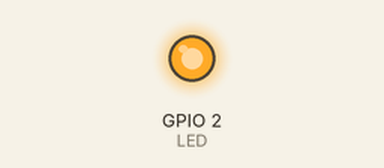
A sketch run on a simulated ESP8266 (NodeMCU). Parts: output pins drawn as LEDs (lit = HIGH). WiFi joins after 1.5 s; servers stay silent unless stated; what the sketch prints to the serial monitor is not drawn.

Above: at 0.1 s.
At 1.6 s:
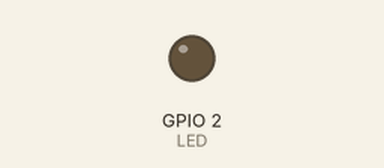
Timing chart, 0 to 3.1 s (numbered marks = the images above):
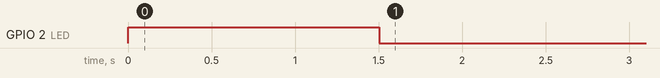

The sketch:

SendTextToTelegram.ino
```cpp
#include <ESP8266WiFi.h>
#include <ESP8266HTTPClient.h>
#define LED 2

const char* ssid = "WIFI_NAME";
const char* password = "PASSWORD";

void setup() {
  Serial.begin(9600);
  pinMode(LED, OUTPUT);
  Serial.println("Connecting to WiFi...");

  WiFi.begin(ssid, password);

  while (WiFi.status() != WL_CONNECTED) {
    digitalWrite(LED, HIGH);
    delay(500);
    digitalWrite(LED, LOW);
    Serial.print(".");
  }
  digitalWrite(LED, LOW);
  Serial.println();
  Serial.println("WiFi connected!");
  Serial.print("IP address: ");
  Serial.println(WiFi.localIP());
  bool re = SendTelegramMessage("Hello from ESP8266");
  Serial.println(re);
}

void loop() {
}


bool SendTelegramMessage(String message)
{
  if (WiFi.status() != WL_CONNECTED) {
    Serial.println("WiFi is not connected!");
    return false;
  }

  WiFiClientSecure client;
  client.setInsecure();

  HTTPClient http;

  // تبدیل فاصله و بعضی کاراکترهای URL
  message.replace(" ", "%20");
  message.replace("\n", "%0A");

  String url = "YOUR CLOUDFLARE WORKER LINK" + message;

  Serial.println("Sending Telegram message...");

  if (!http.begin(client, url)) {
    Serial.println("HTTP begin failed!");
    return false;
  }

  int httpCode = http.GET();

  Serial.print("HTTP Code: ");
  Serial.println(httpCode);

  String response = http.getString();

  Serial.println("Response:");
  Serial.println(response);

  http.end();

  return httpCode == 200;
}
```
